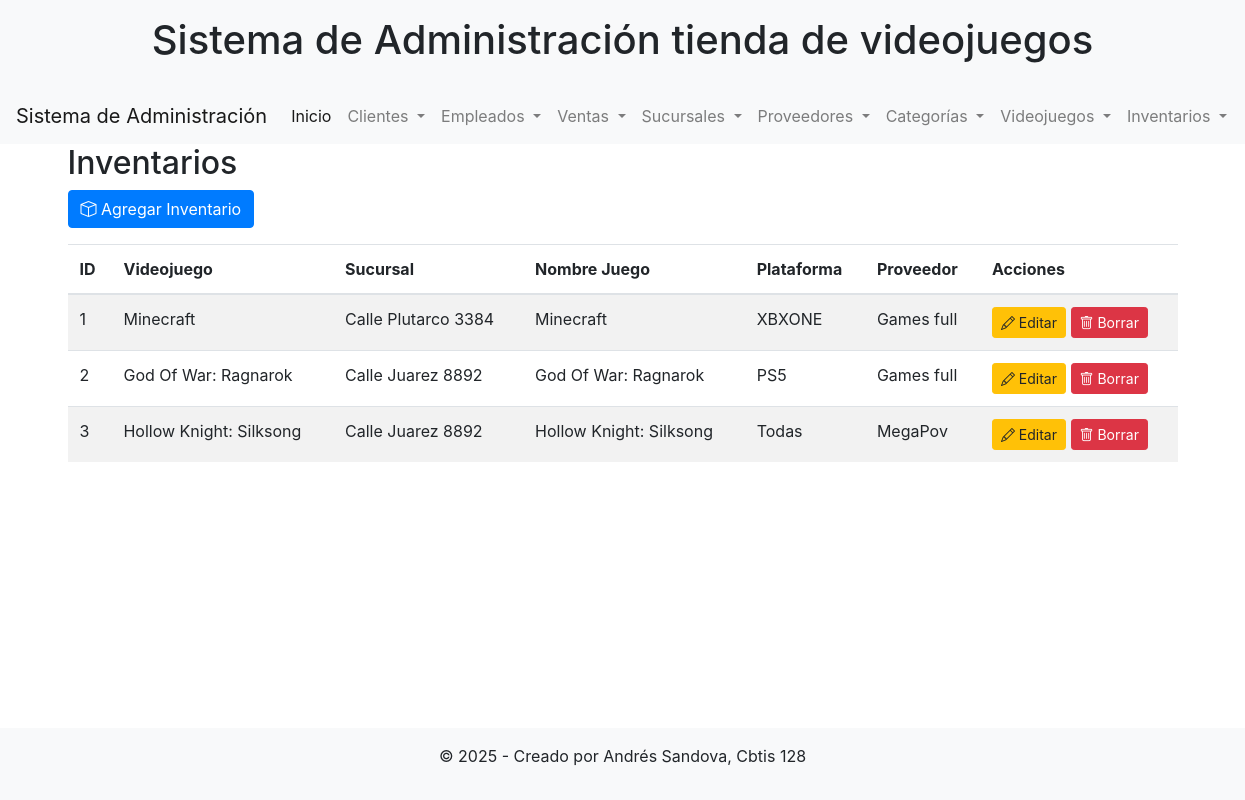
/ver_inventarios/, run on the app's committed database.
### app_Videojuegos/models.py (models this page shows, shortened)
class Inventario(models.Model):
    videojuego = models.ForeignKey(Videojuego, on_delete=models.CASCADE)
    sucursal = models.ForeignKey(Sucursal, on_delete=models.CASCADE)
    nombre_juego = models.CharField(max_length=100)
    plataforma = models.CharField(max_length=100)
    proveedor = models.ForeignKey(Proveedor, on_delete=models.CASCADE)

class Videojuego(models.Model):
    imagen = models.ImageField(upload_to='videojuegos/', blank=True, null=True)
    nombre = models.CharField(max_length=100)
    duracion = models.IntegerField()
    descripcion = models.TextField()
    ano_lanzamiento = models.IntegerField()
    compania = models.CharField(max_length=100)
    categoria = models.ForeignKey(Categoria, on_delete=models.CASCADE)

class Sucursal(models.Model):
    direccion = models.CharField(max_length=255)
    ciudad = models.CharField(max_length=100)
    pais = models.CharField(max_length=100)
    calle = models.CharField(max_length=255)
    CP = models.CharField(max_length=10)

class Proveedor(models.Model):
    nombre = models.CharField(max_length=100)
    contacto = models.CharField(max_length=100)
    telefono = models.CharField(max_length=50)

### app_Videojuegos/views.py (the view)
# urls.py: path('ver_inventarios/', views.ver_inventarios, name='ver_inventarios'),
def ver_inventarios(request):
    inventarios = Inventario.objects.all()
    return render(request, 'inventario/ver_inventarios.html', {'inventarios': inventarios})

### app_Videojuegos/templates/inventario/ver_inventarios.html
{% extends 'cliente/base.html' %}
{% block content %}
<h2>Inventarios</h2>
<a href="{% url 'agregar_inventario' %}" class="btn btn-primary mb-3"><i class="bi bi-box"></i> Agregar Inventario</a>
<table class="table table-striped">
    <thead>
        <tr>
            <th>ID</th>
            <th>Videojuego</th>
            <th>Sucursal</th>
            <th>Nombre Juego</th>
            <th>Plataforma</th>
            <th>Proveedor</th>
            <th>Acciones</th>
        </tr>
    </thead>
    <tbody>
        {% for inventario in inventarios %}
        <tr>
            <td>{{ inventario.id }}</td>
            <td>{{ inventario.videojuego.nombre }}</td>
            <td>{{ inventario.sucursal.direccion }}</td>
            <td>{{ inventario.nombre_juego }}</td>
            <td>{{ inventario.plataforma }}</td>
            <td>{{ inventario.proveedor.nombre }}</td>
            <td>
                <a href="{% url 'actualizar_inventario' inventario.id %}" class="btn btn-warning btn-sm"><i class="bi bi-pencil"></i> Editar</a>
                <a href="{% url 'borrar_inventario' inventario.id %}" class="btn btn-danger btn-sm"><i class="bi bi-trash"></i> Borrar</a>
            </td>
        </tr>
        {% endfor %}
    </tbody>
</table>
{% endblock %}

### data on the page
Inventario: id "1", videojuego.nombre "Minecraft", sucursal.direccion "Calle Plutarco 3384", nombre_juego "Minecraft", plataforma "XBXONE", proveedor.nombre "Games full"
Inventario: id "2", videojuego.nombre "God Of War: Ragnarok", sucursal.direccion "Calle Juarez 8892", nombre_juego "God Of War: Ragnarok", plataforma "PS5", proveedor.nombre "Games full"
Inventario: id "3", videojuego.nombre "Hollow Knight: Silksong", sucursal.direccion "Calle Juarez 8892", nombre_juego "Hollow Knight: Silksong", plataforma "Todas", proveedor.nombre "MegaPov"
